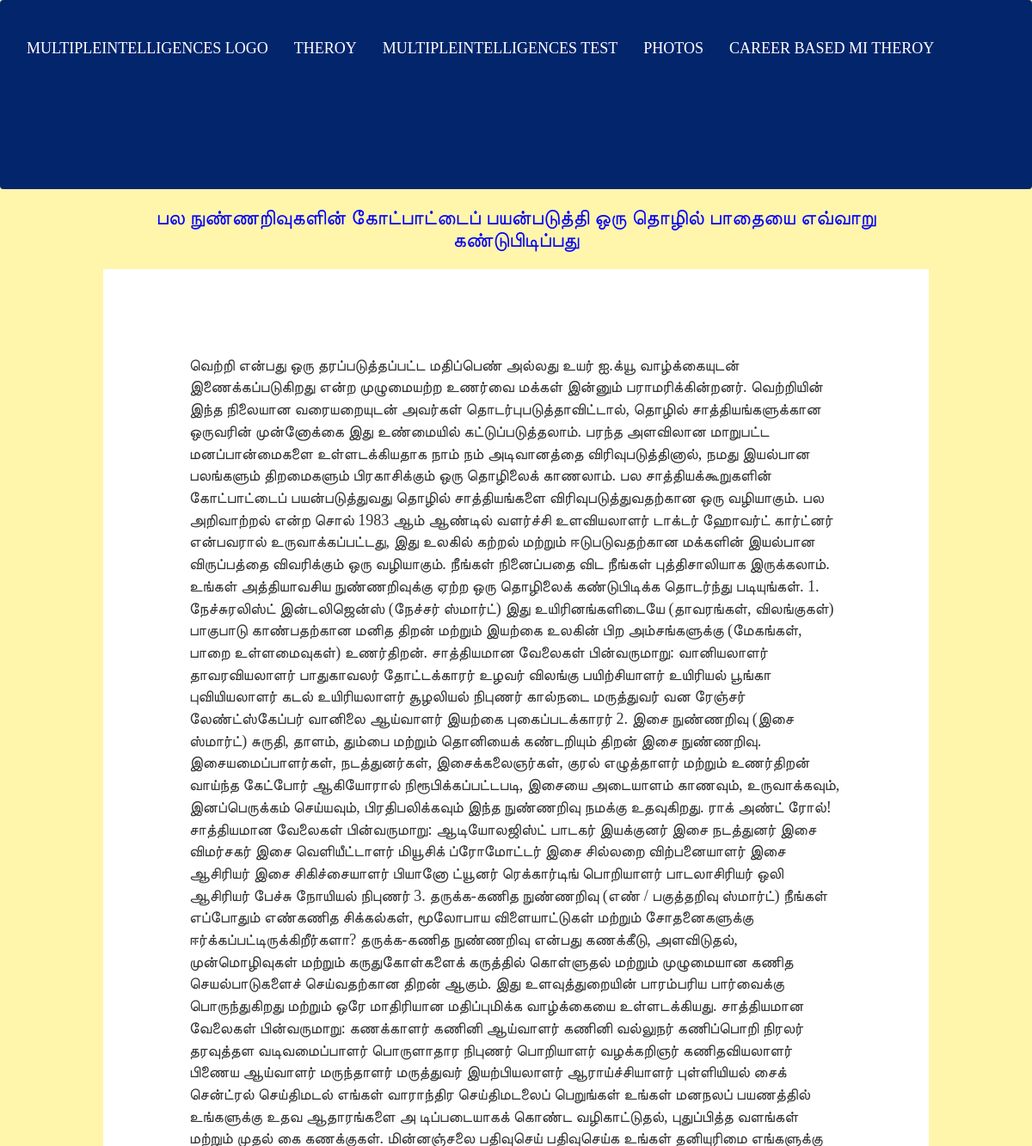
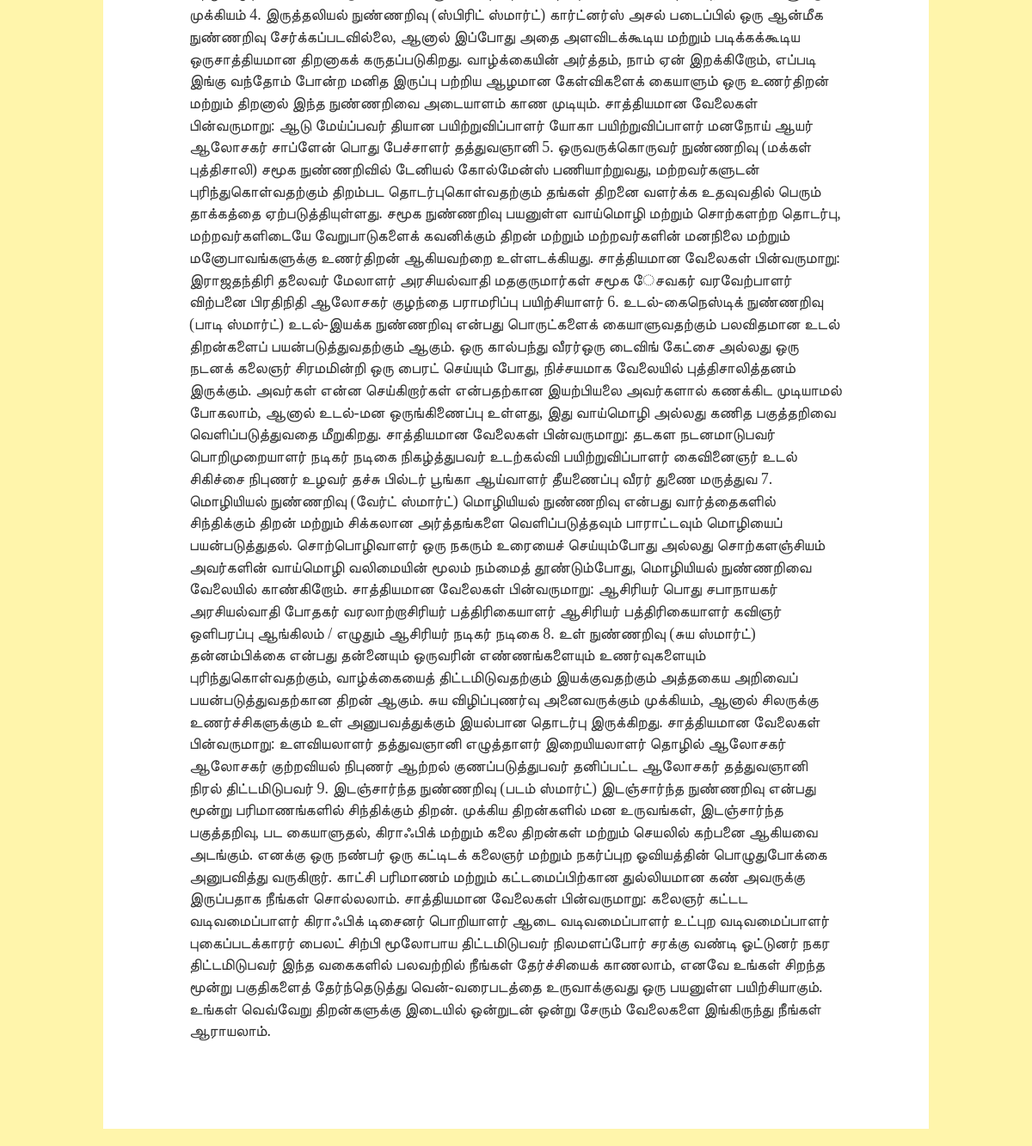
/intel, run on the app's committed database (2 pictures, top to bottom).
### sopan/models.py (models this page shows, shortened)
class Intel(models.Model):
    heading = models.TextField(max_length=2000)
    code = models.TextField(max_length=20000)

### sopan/views.py (the view)
# urls.py: path('intel', views.intel, name='intel'),
def intel(request):
    data = Intel.objects.all()
    return render(request, 'intel.html',{'data': data})

### templates/intel.html
{% extends 'navbars.html' %}
{% block content %}
{% for i in data %}
<h1 style="font-size:2vw; margin:20px auto;font-family:bold;color: blue; ">{{i.heading}}</h1>
<p style="background-color: white; margin: 20px auto;padding: 100px; width: 80%;font-size:1.5vw; margin:20px auto;font-family:bold; ">
    {{i.code}}
</p>
{% endfor %}
{% endblock %}

### static/rock.css (style rules this page uses)
body { margin: 0px; }
h1 { color: #204051; width: 80%; margin: 10px; text-align:center; font-size:30px; }

### data on the page
Intel: heading "பல நுண்ணறிவுகளின் கோட்பாட்டைப் பயன்படுத்தி ஒரு தொழில் பாதையை எவ்வாறு கண்டுபிடிப்பது", code "வெற்றி என்பது ஒரு தரப்படுத்தப்பட்ட மதிப்பெண் அல்லது உயர் ஐ.க்யூ வாழ்க்கையுடன் இணைக்கப்படுகிறது என்ற முழுமையற்ற உணர்வை மக்கள் இன்னும் பராமரிக்கின்றனர். வெற்றியின் இந்த நிலையான வரையறையுடன் அவர்கள் தொடர்புபடுத்தாவிட்டால், தொழில் சாத்தியங்களுக்கான ஒருவரின் முன்னோக்கை இது உண்மையில் கட்டுப்படுத்தலாம். பரந்த அளவிலான மாறுபட்ட மனப்பான்மைகளை உள்ளடக்கியதாக நாம் நம் அடிவானத்தை விரிவுபடுத்தினால், நமது இயல்பான பலங்களும் திறமைகளும் பிரகாசிக்கும் ஒரு தொழிலைக் காணலாம். பல சாத்தியக்கூறுகளின் கோட்பாட்டைப் பயன்படுத்துவது தொழில் சாத்தியங்களை விரிவுபடுத்துவதற்கான ஒரு வழியாகும். பல அறிவாற்றல் என்ற சொல் 1983 ஆம் ஆண்டில் வளர்ச்சி உளவியலாளர் டாக்டர் ஹோவர்ட் கார்ட்னர் என்பவரால் உருவாக்கப்பட்டது, இது உலகில் கற்றல்…"
